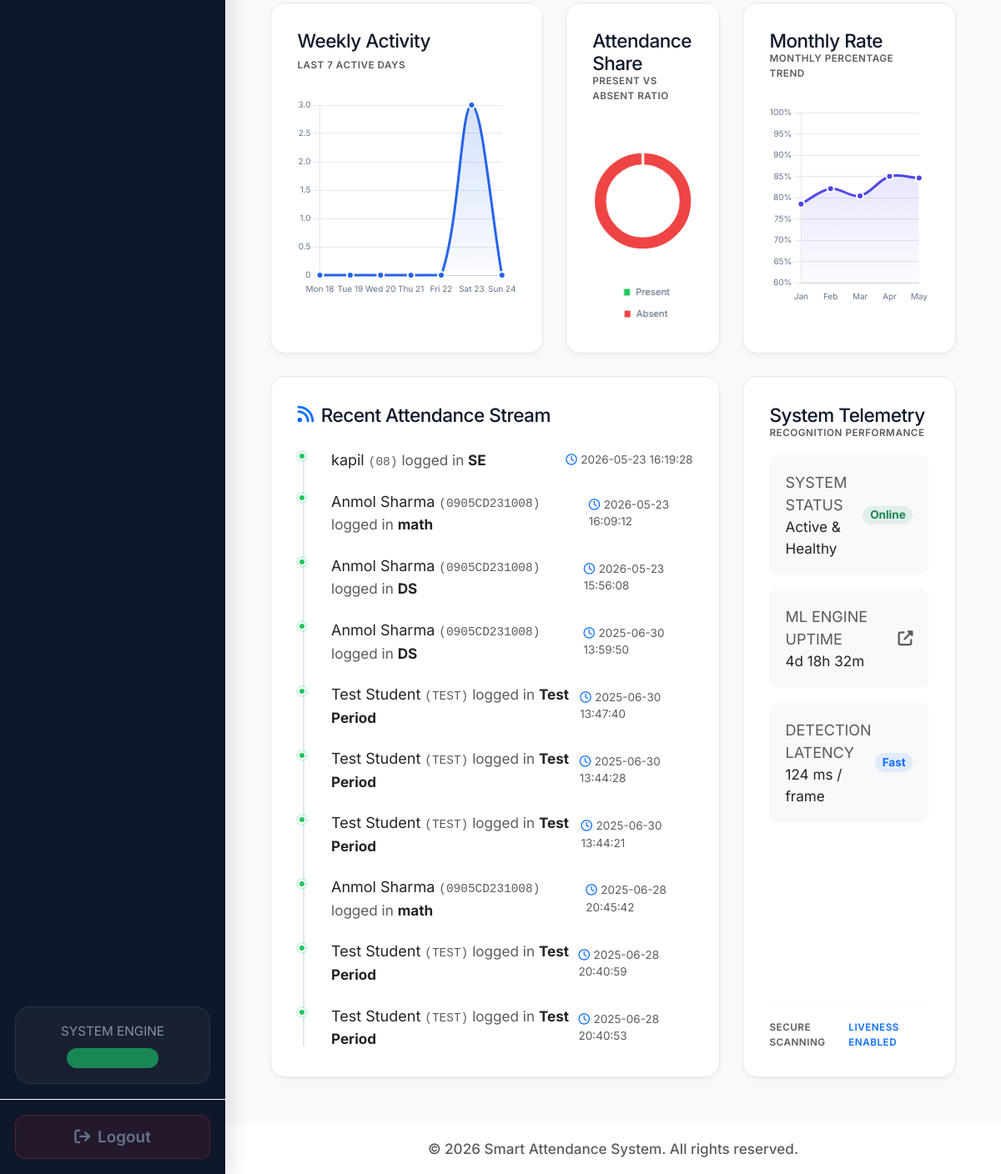
The app's page /admin_dashboard (signed in, lower part), older data.
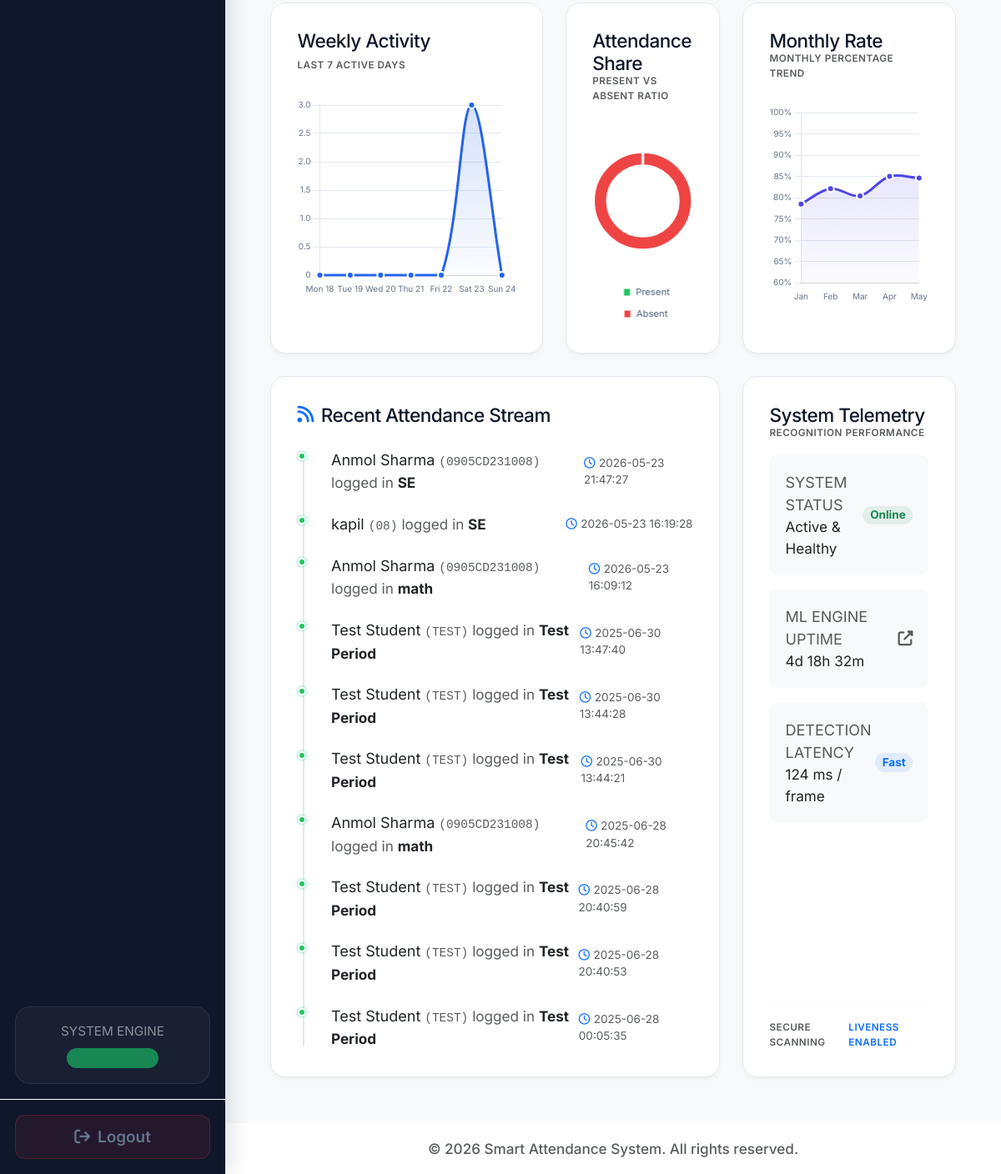
The same page, newer data.
### tables this page shows
CREATE TABLE attendance_logs (
        log_id INTEGER PRIMARY KEY AUTOINCREMENT,
        student_roll_no TEXT NOT NULL,
        student_name TEXT,
        period_name TEXT NOT NULL,
        prof_name TEXT,
        timestamp DATETIME DEFAULT CURRENT_TIMESTAMP,
        FOREIGN KEY (student_roll_no) REFERENCES students (roll_no)
    );

### app/dashboard/routes.py (the view)
@dashboard_bp.route('/admin_dashboard')
@login_required
@role_required(roles=['admin'])
def admin_dashboard():
    local_tz = pytz.timezone(config.TIMEZONE)
    local_now = datetime.now(local_tz)
    local_today_str = local_now.strftime('%Y-%m-%d')
    conn = db_connect()
    total_students = conn.execute("SELECT COUNT(*) FROM students").fetchone()[0]
    total_professors = conn.execute("SELECT COUNT(*) FROM professors").fetchone()[0]
    total_periods = conn.execute("SELECT COUNT(*) FROM schedule").fetchone()[0]
    today_attendance = conn.execute(
        "SELECT COUNT(*) FROM attendance_logs WHERE date(timestamp) = ?",
        (local_today_str,)
    ).fetchone()[0]
    attendance_chart_labels = []
    attendance_chart_data = []
    for i in range(6, -1, -1):
        day = local_now - timedelta(days=i)
        day_str = day.strftime('%Y-%m-%d')
        day_label = day.strftime('%a %d')  # e.g., "Mon 19"
        count = conn.execute(
            "SELECT COUNT(*) FROM attendance_logs WHERE date(timestamp) = ?",
            (day_str,)
        ).fetchone()[0]
        attendance_chart_labels.append(day_label)
        attendance_chart_data.append(count)
    branch_rows = conn.execute(
        "SELECT branch, COUNT(*) as cnt FROM students WHERE branch IS NOT NULL GROUP BY branch ORDER BY cnt DESC"
    ).fetchall()
    branch_labels = [row['branch'] for row in branch_rows]
    branch_data = [row['cnt'] for row in branch_rows]
    recent_logs = conn.execute(
        "SELECT student_name, student_roll_no, period_name, prof_name, timestamp "
        "FROM attendance_logs ORDER BY timestamp DESC LIMIT 10"
    ).fetchall()
    recent_activity = []
    for log in recent_logs:
        recent_activity.append({
            'name': log['student_name'],
            'roll_no': log['student_roll_no'],
            'period': log['period_name'],
            'professor': log['prof_name'],
            'time': log['timestamp']
        })
    current_period = None
    local_now_time = local_now.strftime('%H:%M')
    periods = conn.execute(
        "SELECT period_name, start_time, end_time, prof_name, branch, semester FROM schedule ORDER BY start_time"
    ).fetchall()
    for p in periods:
        if p['start_time'] <= local_now_time <= p['end_time']:
            current_period = {
                'name': p['period_name'],
                'professor': p['prof_name'],
                'start': p['start_time'],
                'end': p['end_time'],
                'branch': p['branch'],
                'semester': p['semester']
            }
            break
    conn.close()
    return render_template(
        'dashboard/admin_dashboard.html',
        total_students=total_students,
        total_professors=total_professors,
        total_periods=total_periods,
        today_attendance=today_attendance,
        attendance_chart_labels=json.dumps(attendance_chart_labels),
        attendance_chart_data=json.dumps(attendance_chart_data),
        branch_labels=json.dumps(branch_labels),
        branch_data=json.dumps(branch_data),
        recent_activity=recent_activity,
        current_period=current_period,
        current_date=local_now.strftime('%A, %B %d, %Y'),
        current_time=local_now.strftime('%I:%M %p')
    )

### app/auth/routes.py (called while the page is built, shortened)
def login_required(f):
    @wraps(f)
    def decorated_function(*args, **kwargs):
        if 'logged_in' not in session or not session['logged_in']:
            flash('Please log in to access this page.', 'warning')
            return redirect(url_for('auth.login'))
        return f(*args, **kwargs)
    return decorated_function

def role_required(roles):
    def decorator(f):
        @wraps(f)
        def decorated_function(*args, **kwargs):
            if 'logged_in' not in session or not session['logged_in']:
                flash('Please log in to access this page.', 'warning')
                return redirect(url_for('auth.login'))
            return f(*args, **kwargs)
        return decorated_function
    return decorator

### app/extensions.py (called while the page is built)
def db_connect():
    conn = sqlite3.connect(config.DB_FILE, timeout=10)
    conn.row_factory = sqlite3.Row
    return conn

def close_connection(exception):
    db = getattr(g, '_database', None)
    if db is not None:
        db.close()

### app/templates/dashboard/admin_dashboard.html (shortened to what the changed rows need)
{% extends "layout.html" %}
{% block head_extra %}
<link rel="stylesheet" href="{{ url_for('static', filename='css/dashboard.css') }}">
{% endblock %}
{% block content %}
<div class="container-fluid px-0">
    <div class="row g-4">
        <div class="col-lg-8">
            <div class="saas-card h-100">
                {% if recent_activity %}
                <div class="activity-timeline">
                    {% for act in recent_activity %}
                    <div class="activity-item">
                        <div class="activity-dot logged"></div>
                        <div class="d-flex flex-column flex-md-row justify-content-between align-items-md-center ms-2 ps-1">
                            <div>
                                <span class="font-weight-bold text-dark">{{ act.name }}</span>
                                <span class="text-muted font-monospace" style="font-size: 0.8rem;">({{ act.roll_no }})</span>
                                <span class="text-muted small">logged in <strong class="text-dark">{{ act.period }}</strong></span>
                            </div>
                            <div class="text-muted mt-1 mt-md-0" style="font-size: 0.75rem;">
                                <i class="far fa-clock me-1 text-primary"></i>{{ act.time }}
                            </div>
                        </div>
                    </div>
                    {% endfor %}
                </div>
                {% endif %}
            </div>
        </div>
    </div>
</div>
{% endblock %}

Row changes from the older to the newer data that the page shows:
removed attendance_logs: name "Anmol Sharma", roll_no "0905CD231008", period "DS", time "2026-05-23 15:56:08"
removed attendance_logs: name "Anmol Sharma", roll_no "0905CD231008", period "DS", time "2025-06-30 13:59:50"
added attendance_logs: name "Anmol Sharma", roll_no "0905CD231008", period "SE", time "2026-05-23 21:47:27"
now on this page (row unchanged): attendance_logs: name "Test Student", roll_no "TEST", period "Test Period", time "2025-06-28 00:05:35"
